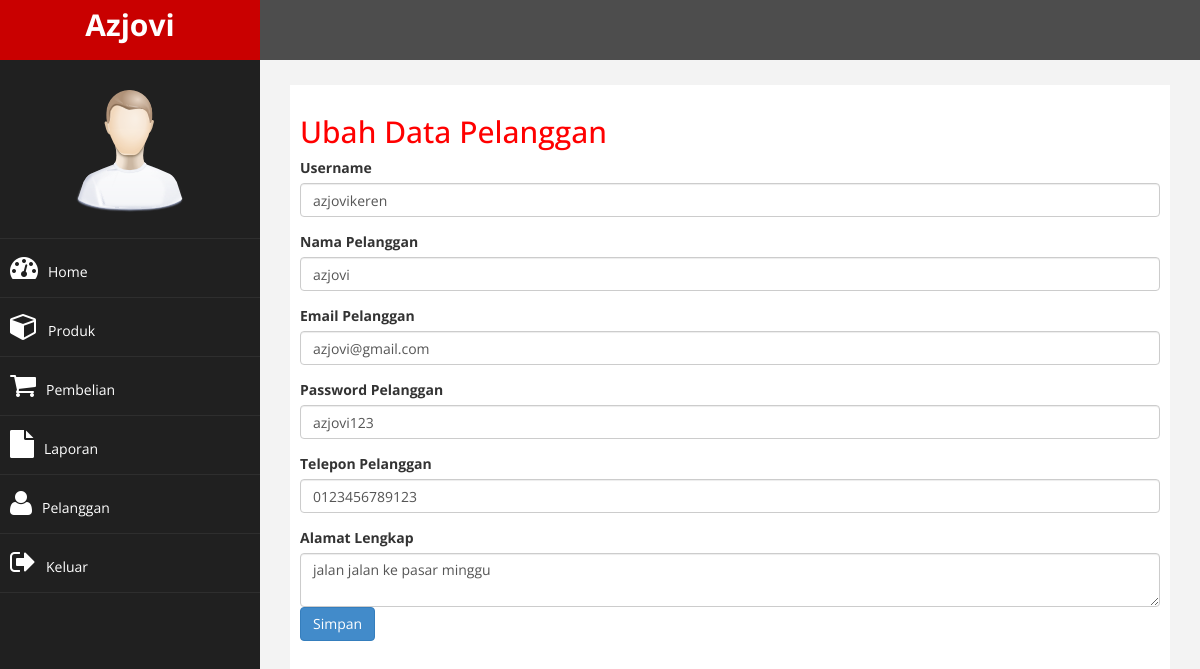
Page /admin/index.php?halaman=ubah-pelanggan&id=1 (signed in) on the committed database.
### tables this page shows
CREATE TABLE `pelanggan` (
  `id_pelanggan` int(11) NOT NULL,
  `username` varchar(50) NOT NULL,
  `email_pelanggan` varchar(100) NOT NULL,
  `password_pelanggan` varchar(50) NOT NULL,
  `nama_pelanggan` varchar(100) NOT NULL,
  `telepon_pelanggan` varchar(25) NOT NULL,
  `alamat_pelanggan` text NOT NULL
);

### admin/ubah-pelanggan.php (the view, shortened to what this page needs)
<h2>Ubah Data Pelanggan</h2>
<?php
$ambil = $koneksi->query("SELECT * FROM pelanggan WHERE id_pelanggan='$_GET[id]'");
$pecah = $ambil->fetch_assoc();
?>
<form method="post">
    <div class="form-group">
        <label>Username</label>
        <input type="text" name="username" class="form-control" value="<?= $pecah['username']; ?>">
    </div>
    <div class="form-group">
        <label>Nama Pelanggan</label>
        <input type="text" name="nama" class="form-control" value="<?= $pecah['nama_pelanggan']; ?>">
    </div>
    <div class="form-group">
        <label>Email Pelanggan</label>
        <input type="text" name="email" class="form-control" value="<?= $pecah['email_pelanggan']; ?>">
    </div>
    <div class="form-group">
        <label>Password Pelanggan</label>
        <input type="text" name="password" class="form-control" value="<?= $pecah['password_pelanggan']; ?>">
    </div>
    <div class="form-group">
        <label>Telepon Pelanggan</label>
        <input type="number" name="telepon" class="form-control" value="<?= $pecah['telepon_pelanggan']; ?>">
    </div>
    <div class="form">
        <label>Alamat Lengkap</label>
        <textarea name="alamat" class="form-control"><?= $pecah['alamat_pelanggan']; ?></textarea>
    </div>
    <button class="btn btn-primary" name="ubah">Simpan</button>
</form>

### admin/assets/css/custom.css (style rules this page uses)
body { font-family: 'Open Sans', sans-serif; }
h2 { color: #f00; }

### rows in the picture
pelanggan: username "azjovikeren", nama "azjovi", email "azjovi@gmail.com", password "azjovi123", telepon "0123456789123", alamat "jalan jalan ke pasar minggu"
